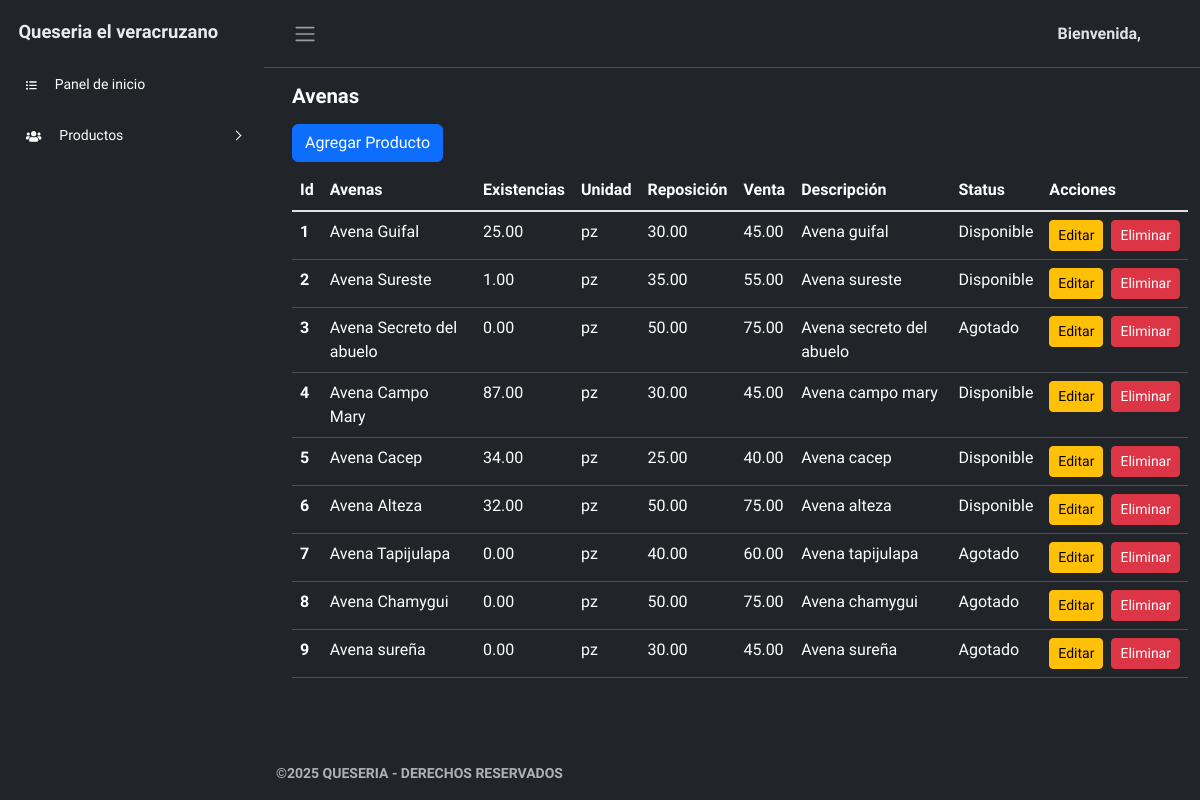
Screenshot of /productos/avenas.php with the database file from the repository.
### tables this page shows
CREATE TABLE `avenas` (
  `id` int(11) NOT NULL,
  `tipo_producto` varchar(255) NOT NULL,
  `existencia` decimal(10,2) NOT NULL DEFAULT 0.00,
  `unidad` enum('pz','kg') NOT NULL,
  `reposicion` decimal(10,2) NOT NULL,
  `venta` decimal(10,2) NOT NULL,
  `descripcion` text DEFAULT NULL,
  `status` enum('Disponible','Agotado') GENERATED ALWAYS AS (case when `existencia` > 0 then 'Disponible' else 'Agotado' end) STORED
);

### productos/avenas.php (the view, shortened to what this page needs)
<?php
require_once $_SERVER['DOCUMENT_ROOT'] . '/queseria/conexion.php';
?>
<!DOCTYPE html>
<html lang="en" data-bs-theme="dark">
<head>
    <link rel="stylesheet" href="../css/bootstrap.min.css">
    <link rel="stylesheet" href="../css/style-admin.css">
    <link rel="stylesheet" href="../assets/sweetalert2.min.css">
</head>
<body>
    <div class="wrapper">
        <?php include '../components/sidebar.php'; ?>
        <div class="main">
            <?php include '../components/navbar.php'; ?>
            <main class="content px-2 py-2">
                <div class="container-fluid mx-2">
                    <div>
                        <h4 class="fw-semibold py-2">Avenas</h6>
                    </div>
                    <button type="button" class="btn btn-primary" data-bs-toggle="modal" data-bs-target="#agregarProductoModal">
                        Agregar Producto
                    </button>
                    <div class="py-2">
                        <table class="table">
                            <thead>
                                <tr>
                                    <th scope="col">Id</th>
                                    <th scope="col">Avenas</th>
                                    <th scope="col">Existencias</th>
                                    <th scope="col">Unidad</th>
                                    <th scope="col">Reposición</th>
                                    <th scope="col">Venta</th>
                                    <th scope="col">Descripción</th>
                                    <th scope="col">Status</th>
                                    <th scope="col">Acciones</th>
                                </tr>
                            </thead>
                            <tbody class="table-group-divider">
                                <?php
                                $stmt = $pdo->query("SELECT * FROM avenas");
                                if ($stmt->rowCount() > 0):
                                    while ($row = $stmt->fetch(PDO::FETCH_ASSOC)):
                                ?>
                                        <tr>
                                            <th scope="row"><?php echo $row['id']; ?></th>
                                            <td><?php echo $row['tipo_producto']; ?></td>
                                            <td><?php echo $row['existencia']; ?></td>
                                            <td><?php echo $row['unidad']; ?></td>
                                            <td><?php echo $row['reposicion']; ?></td>
                                            <td><?php echo $row['venta']; ?></td>
                                            <td><?php echo $row['descripcion']; ?></td>
                                            <td><?php echo $row['existencia'] > 0 ? 'Disponible' : 'Agotado'; ?></td>
                                            <td>
                                                <div class="d-flex gap-2">
                                                    <button type="button" class="btn btn-warning btn-sm" onclick="cargarDatosProducto(<?php echo $row['id']; ?>, 'avenas');">Editar</button>
                                                    <form onsubmit="event.preventDefault(); eliminarProducto(<?php echo $row['id']; ?>, 'avenas');">
                                                        <button type="submit" class="btn btn-danger btn-sm">Eliminar</button>
                                                    </form>
                                                </div>
                                            </td>
                                        </tr>
                                    <?php
                                    endwhile;
                                else:
                                    ?>
                                    <tr>
                                        <td colspan="8">No hay productos registrados.</td>
                                    </tr>
                                <?php endif; ?>
                            </tbody>
                        </table>
                    </div>
            </main>
            <footer class="footer">
                <div class="container-fluid">
                    <div class="row text-muted">
                        <div class="col-6 text-start">
                            <p class="mb-2">
                                <a href="#" class="text-muted">
                                    <p class="fw-bold text-size">©2025 QUESERIA - DERECHOS RESERVADOS</p>
                                </a>
                            </p>
                        </div>
                    </div>
                </div>
            </footer>
        </div>
    </div>
</body>
</html>

### components/sidebar.php (shortened to what this page needs)
<aside id="sidebar" class="js-sidebar">
    <div class="h-100">
        <div class="sidebar-logo">
            <a href="../admin_controller.php">Queseria el veracruzano</a>
        </div>
        <ul class="sidebar-nav">
            <li class="sidebar-item">
                <a href="../admin_controller.php" class="sidebar-link <?= $current_page == 'admin_controller.php' ? 'active' : '' ?>">
                    <i class="fas fa-list-ul fa-lg pe-2"></i>
                    Panel de inicio
                </a>
            </li>
            <li class="sidebar-item">
                <a href="#" class="sidebar-link collapsed" data-bs-target="#posts" data-bs-toggle="collapse" aria-expanded="false">
                    <i class="fas fa-users fa-lg pe-2"></i>
                    Productos
                </a>
            </li>
        </ul>
    </div>
</aside>

### components/navbar.php (shortened to what this page needs)
<nav class="navbar navbar-expand px-3 border-bottom">
                <button class="btn" id="sidebar-toggle" type="button">
                    <span class="navbar-toggler-icon"></span>
                </button>
                <div class="navbar-collapse navbar">
                    <ul class="navbar-nav">
                        <li class="nav-item dropdown d-flex align-items-center">
                            <div class="me-2">
                                <?php
                                    $saludo = ($_SESSION['user_genero'] === 'hombre') ? 'Bienvenido' : 'Bienvenida';
                                    echo '<p class="fw-semibold mb-0 text-center">' . $saludo . ', ' . $_SESSION['user_nombre'] . ' ' . $_SESSION['user_apellido'] . '</p>';
                                ?>
                            </div>
                            <a href="#" data-bs-toggle="dropdown" class="nav-icon pe-md-0">
                                <div class="rounded-circle avatar-initials" style="background-color: <?php echo $_SESSION['user_bg_color']; ?>; color: <?php echo $_SESSION['user_text_color']; ?>;">
                                </div>
                            </a>
                        </li>
                    </ul>
                </div>
            </nav>

### css/style-admin.css (style rules this page uses)
body { overflow-y: scroll; margin: 0; }
.text-size { font-size: 14px; }
a { cursor: pointer; text-decoration: none; }
li { list-style: none; }
h4 { font-size: 1.275rem; color: var(--bs-emphasis-color); }
.avatar-initials { width: 35px; height: 35px; display: flex; justify-content: center; align-items: center; font-size: 17px; }
.wrapper { align-items: stretch; display: flex; width: 100%; }
#sidebar { max-width: 264px; min-width: 264px; background: var(--bs-dark); transition: all 0.35s ease-in-out; }
.main { display: flex; flex-direction: column; min-height: 100vh; min-width: 0; overflow: hidden; transition: all 0.35s ease-in-out; width: 100%; background: var(--bs-body-bg); }
.sidebar-logo { padding: 1.15rem; }
.sidebar-logo a { color: #e9ecef; font-size: 1.15rem; font-weight: 600; }
.sidebar-nav { flex-grow: 1; display: flex; flex-direction: column; gap: 10px; list-style: none; margin-bottom: 0; padding-left: 0; margin-left: 0; }
a.sidebar-link { padding: .625rem 1.625rem; color: #e9ecef; position: relative; display: block; font-size: 0.875rem; }
.sidebar-link[data-bs-toggle="collapse"]::after { border: solid; border-width: 0 .075rem .075rem 0; content: ""; display: inline-block; padding: 3px; position: absolute; right: 1.5rem; transform: rotate(45deg); transition: all .2s ease-out; }
.sidebar-link[data-bs-toggle="collapse"].collapsed::after { transform: rotate(-45deg); transition: all .2s ease-out; }
.navbar-expand .navbar-nav { margin-left: auto; }
.content { flex: 1; max-width: 100vw; width: 100vw; }
@media (min-width:768px) { .content { max-width: auto; width: auto; } }
.sidebar-item .sidebar-link { color: #ffffff; display: flex; align-items: center; text-decoration: none; border-radius: 4px; gap: 10px; }

### rows the page displays
avenas: id "1", tipo_producto "Avena Guifal", existencia "25.00", unidad "pz", reposicion "30.00", venta "45.00", descripcion "Avena guifal", shows "Disponible"
avenas: id "2", tipo_producto "Avena Sureste", existencia "1.00", unidad "pz", reposicion "35.00", venta "55.00", descripcion "Avena sureste", shows "Disponible"
avenas: id "3", tipo_producto "Avena Secreto del abuelo", existencia "0.00", unidad "pz", reposicion "50.00", venta "75.00", descripcion "Avena secreto del abuelo", shows "Agotado"
avenas: id "4", tipo_producto "Avena Campo Mary", existencia "87.00", unidad "pz", reposicion "30.00", venta "45.00", descripcion "Avena campo mary", shows "Disponible"
avenas: id "5", tipo_producto "Avena Cacep", existencia "34.00", unidad "pz", reposicion "25.00", venta "40.00", descripcion "Avena cacep", shows "Disponible"
avenas: id "6", tipo_producto "Avena Alteza", existencia "32.00", unidad "pz", reposicion "50.00", venta "75.00", descripcion "Avena alteza", shows "Disponible"
avenas: id "7", tipo_producto "Avena Tapijulapa", existencia "0.00", unidad "pz", reposicion "40.00", venta "60.00", descripcion "Avena tapijulapa", shows "Agotado"
avenas: id "8", tipo_producto "Avena Chamygui", existencia "0.00", unidad "pz", reposicion "50.00", venta "75.00", descripcion "Avena chamygui", shows "Agotado"
avenas: id "9", tipo_producto "Avena sureña", existencia "0.00", unidad "pz", reposicion "30.00", venta "45.00", descripcion "Avena sureña", shows "Agotado"

### other values shown
$saludo "Bienvenida"
